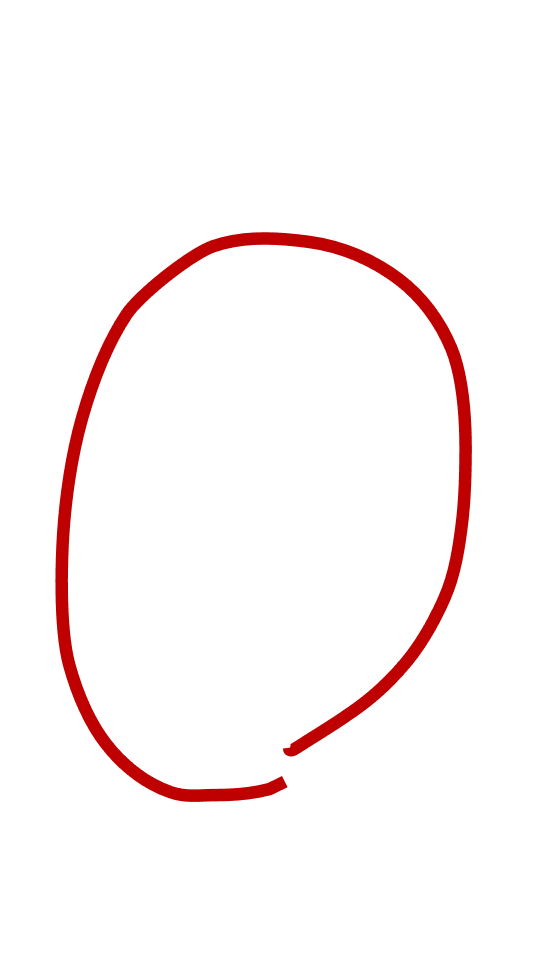
#> input picture circle.png, 1080 x 1920 px (shown at 1/2 size)
$ python -i edit.py   (imports and definitions only)
#> lines starting #> are read from the running program, lines starting #| are printed output that depends on the picture
#!/usr/bin/env python3
"""
Image Editing for Carousel Slides

Applies text and circle overlays to reimagine output:
- Slide 1: Original + circle.png centered + "HELP!! what should i do with this space??" (TikTokSans-Regular.ttf)
- Slides 2-6: Reimagined image + style/idea name (lowercase, <3 words) + tagline on slide 2

Can be run standalone or imported by main.py.
"""

import os
import re
from pathlib import Path

from typing import Union
from PIL import Image, ImageDraw, ImageFont

SCRIPT_DIR = Path(__file__).parent.resolve()
TIKTOK_FONT = SCRIPT_DIR / "TikTokSans-Regular.ttf"
CIRCLE_OVERLAY = SCRIPT_DIR / "circle.png"
TARGET_SIZE = (1080, 1920)  # 9:16 for TikTok

# Emoji font paths (try in order); Apple Color Emoji uses size 32, 40, 48, 64
EMOJI_FONT_PATHS = [
    "/System/Library/Fonts/Apple Color Emoji.ttc",  # macOS
    "/System/Library/Fonts/Apple Color Emoji.ttf",
    "C:/Windows/Fonts/seguiemj.ttf",  # Windows Segoe UI Emoji
    "/usr/share/fonts/truetype/noto/NotoColorEmoji.ttf",  # Linux
]
EMOJI = "🤍"  # White heart emoji
EMOJI_FONT_SIZE = 40


def _get_emoji_font(size: int = EMOJI_FONT_SIZE):
    """Load emoji-capable font at specified size. Returns None if unavailable."""
    for path in EMOJI_FONT_PATHS:
        if Path(path).exists():
            try:
                font = ImageFont.truetype(path, size)
                # Test if the font can render our emoji
                test_bbox = ImageDraw.Draw(Image.new('RGBA', (100, 100))).textbbox((0, 0), EMOJI, font=font)
                if test_bbox[2] > test_bbox[0]:  # Width > 0 means glyph exists
                    return font
            except (OSError, Exception):
                continue

    # Fallback: try to use default font for simple heart characters
    try:
        return ImageFont.load_default()
    except:
        return None


EMOJI_PATTERN = re.compile(r'([\U00010000-\U0010ffff\u2600-\u27bf\u2b50\u2b55\u231a\u231b\u23e9-\u23f3\u23f8-\u23fa\U0001f000-\U0001ffff])', flags=re.UNICODE)


def _font_line_height(font: ImageFont.FreeTypeFont) -> int:
    """Return a consistent line height for a font using its metrics (ascent + descent).
    This is the same for every line regardless of which glyphs are present."""
    ascent, descent = font.getmetrics()
    return ascent + descent


def draw_text_centered_mixed(
    draw: ImageDraw.Draw,
    text: str,
    font: ImageFont.FreeTypeFont,
    emoji_font: Union[ImageFont.FreeTypeFont, None],
    top_y: int,
    target_width: int,
    fill="white",
    stroke_width=0,
    stroke_fill=None,
):
    """
    Draws one line of text centered horizontally.
    top_y is the y coordinate passed directly to draw.text (the font's anchor point).
    Accounts for left-bearing offset so the visual center matches the screen center.
    """
    if not emoji_font:
        bbox = draw.textbbox((0, 0), text, font=font)
        tw = bbox[2] - bbox[0]
        # Subtract left bearing so the visible pixels are truly centered
        tx = (target_width - tw) // 2 - bbox[0]
        draw.text((tx, top_y), text, fill=fill, font=font, stroke_width=stroke_width, stroke_fill=stroke_fill)
        return

    # Split into emoji / non-emoji segments
    parts = EMOJI_PATTERN.split(text)

    total_w = 0
    render_tasks = []

    for part in parts:
        if not part:
            continue
        is_emoji = bool(EMOJI_PATTERN.fullmatch(part))
        f = emoji_font if is_emoji else font
        bbox = draw.textbbox((0, 0), part, font=f)
        w = bbox[2] - bbox[0]
        total_w += w
        render_tasks.append((part, f, is_emoji, bbox[0]))

    # Start x so that the total visible span is centered
    current_x = (target_width - total_w) // 2
    for part, f, is_emoji, left_bearing in render_tasks:
        draw_x = current_x - left_bearing
        if is_emoji:
            draw.text((draw_x, top_y), part, font=f, embedded_color=True)
        else:
            draw.text((draw_x, top_y), part, fill=fill, font=f, stroke_width=stroke_width, stroke_fill=stroke_fill)
        bbox = draw.textbbox((0, 0), part, font=f)
        current_x += bbox[2] - bbox[0]


# [4 lines left out: function shorten_name, not called in this run]


def ensure_transparency(img: Image.Image) -> Image.Image:
    """If image has no alpha, create one (black = transparent for overlay)."""
    if img.mode == "RGBA":
        return img
    img = img.convert("RGBA")
    data = img.getdata()
    new_data = []
    for item in data:
        r, g, b = item[:3]
        if r < 30 and g < 30 and b < 30:
            new_data.append((r, g, b, 0))
        else:
            new_data.append((r, g, b, 255))
    img.putdata(new_data)
    return img


def create_slide_1(original_path: str, output_path: str, text: Union[str, None] = None) -> str:
    """
    Slide 1: Original + circle overlay centered + text (default: "HELP!!...") centered.
    """
#> called with original_path = 'circle.png', output_path = 'out.png'
    base = Image.open(original_path).convert("RGBA").resize(TARGET_SIZE, Image.Resampling.LANCZOS)
#> base is the input picture: PIL image 1080x1920 RGBA; mean R, G, B, A 7.2, 0, 0, 9.4

    # Overlay circle centered (0.9 = 90% of frame for bigger circle)
    if CIRCLE_OVERLAY.exists():
        circle = Image.open(CIRCLE_OVERLAY)
        circle = ensure_transparency(circle)
        scale = min(TARGET_SIZE[0] * 0.9 / circle.width, TARGET_SIZE[1] * 0.9 / circle.height)
#> scale = 0.9
        new_w = int(circle.width * scale)
#> new_w = 972
        new_h = int(circle.height * scale)
#> new_h = 1728
        circle = circle.resize((new_w, new_h), Image.Resampling.LANCZOS)
        cx = (TARGET_SIZE[0] - new_w) // 2
#> cx = 54
        cy = (TARGET_SIZE[1] - new_h) // 2
#> cy = 96
        base.paste(circle, (cx, cy), circle)
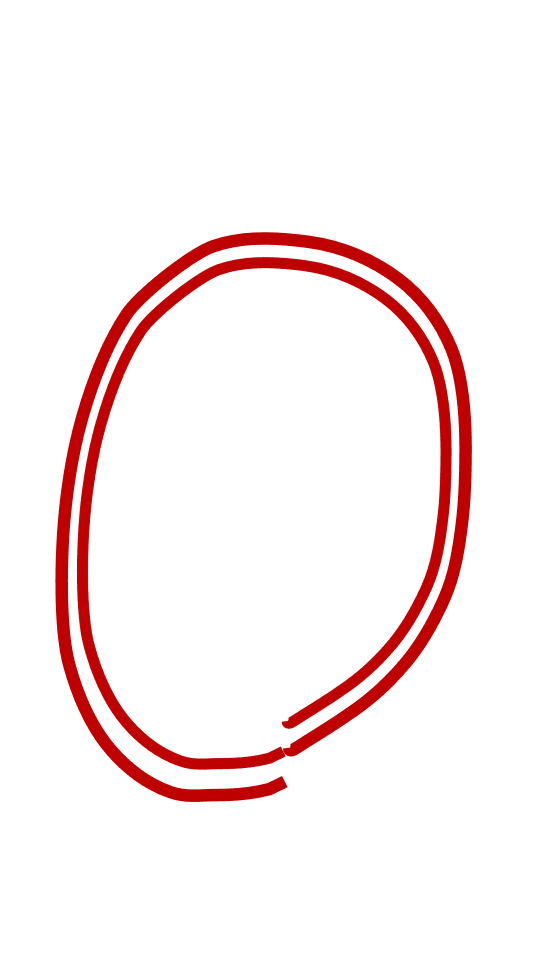
#> base: PIL image 1080x1920 RGBA (shown at 1/2 size); mean R, G, B, A 12.9, 0, 0, 16.8; transparent parts drawn white

    # Add text centered (two lines)
    try:
        font = ImageFont.truetype(str(TIKTOK_FONT), 72)
    except OSError:
        font = ImageFont.load_default()

    draw = ImageDraw.Draw(base)

    if text:
        # Accept both literal \n (from captions set in code) and escaped \\n (from LLM output)
        normalized = text.replace("\\n", "\n")
        lines = [l for l in normalized.split("\n") if l.strip()]
    else:
        lines = ["HELP!! what should i do", "with this space??"]

    LINE_GAP = 16
    line_h = _font_line_height(font)
    n = len(lines)
    total_h = n * line_h + (n - 1) * LINE_GAP
    start_y = (TARGET_SIZE[1] - total_h) // 2

    emoji_font = _get_emoji_font(72)

    for line in lines:
        draw_text_centered_mixed(
            draw, line, font, emoji_font, start_y, TARGET_SIZE[0],
            stroke_width=5, stroke_fill="black"
        )
        start_y += line_h + LINE_GAP
#> after the loop, start_y = 1078

    base = base.convert("RGB")
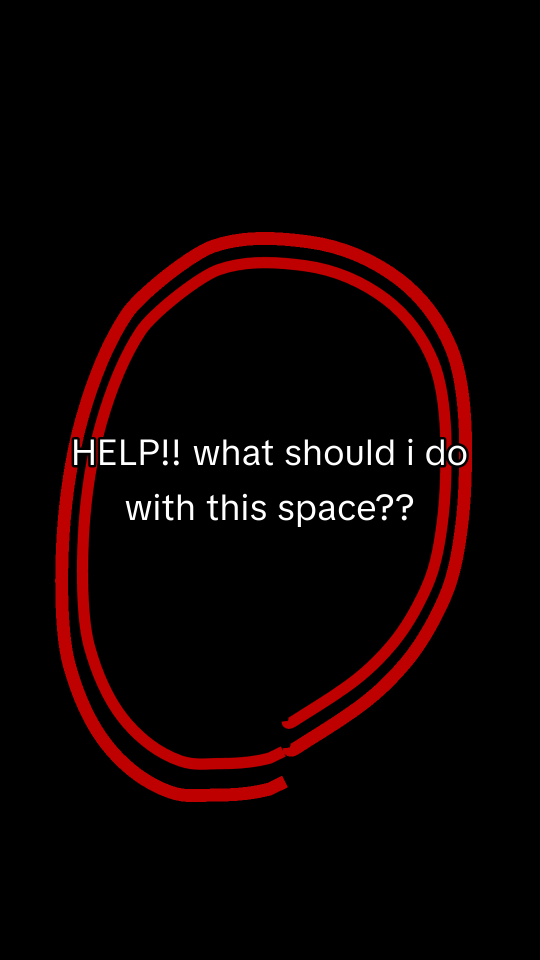
#> base: PIL image 1080x1920 RGB (shown at 1/2 size); mean R, G, B 14.8, 2.3, 2.3
    base.save(output_path, "JPEG", quality=95)
    return output_path


# [202 lines left out: functions create_item_slide, edit_carousel, main, not called in this run]


# [2 lines not run here, left out]

>>> result = create_slide_1('circle.png', 'out.png')
